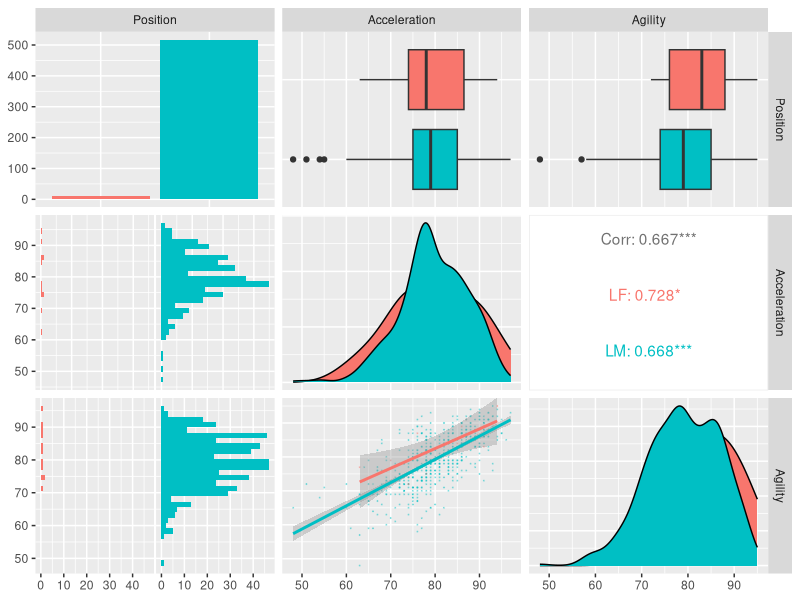
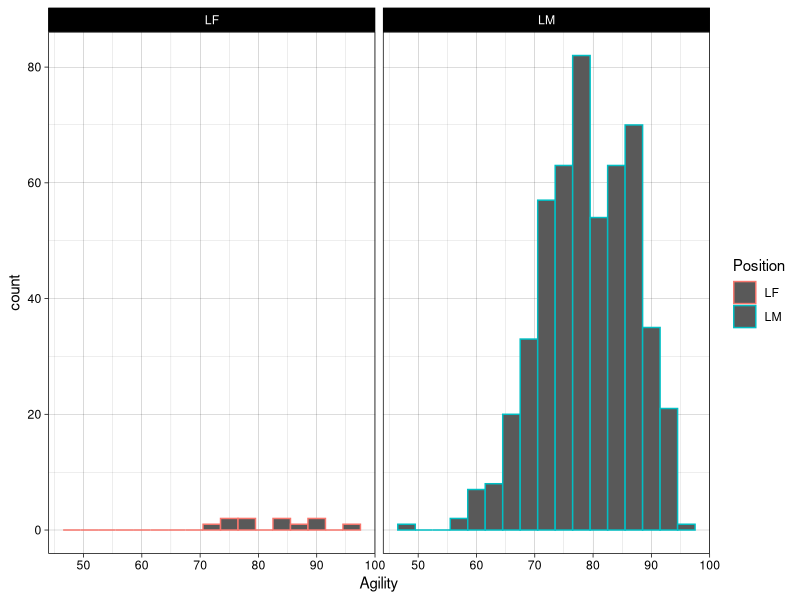

R code for these plots, in order:
## ---- chunk 1
knitr::opts_chunk$set(echo = TRUE)
## ---- chunk 2

#####Libraries#######
#####################
library(dplyr)      
library(tidyr)      
library(GGally)
library(ggplot2)
#####################
## ---- chunk 3
#####################
#   Question 1, R   #
#####################

#Using the FIFA player data set, filter the data set to create a dataframe that has just the Left Midfielders (LM) and Left Forwards #(LF).  

#Read in data and check it
playerDat <- read.csv("players.csv")
head(playerDat)
#View(playerDat)

#Use dplyr functions to create a data frame with LM and LF
dfQ1 <- playerDat %>% filter(playerDat$Position=="LM" | playerDat$Position =="LF" )

#Examine and make sure everything is correct
dfQ1
## ---- chunk 4
#####################
#   Question 2, R   #
#####################

#Use Ggally and ggpairs() and the dataset you created above above, to plot the categorical variable Position (LM and LF), versus the continuous variables Acceleration and Agility.  

#Create new df from question 1 df, filter by position and accleration #and agility
dfQ2 <- dfQ1 %>% select(Position,Acceleration,Agility)

#Look to see if dpylr worked correctly
dfQ2 

#Plot it
(dfQ2)

dfQ2 %>% ggpairs(., mapping = ggplot2::aes(colour=Position),lower = list(continuous = wrap("smooth", alpha = 0.3, size=0.1)))
        
        
## ---- chunk 5
#Your client would like to formally test if the mean agility rating of left midfielders is different than that of #the left forwards.  Perform a 6 – step t-test to test for the difference in these means.  (You may skip step 2 #(draw and shade) if you like.  If you are unfamiliar with the 6-step hypothesis test, see Stat 1 slides or the #Bridge Course to review the 6-step hypothesis test.)

#####################
#   Question 4, R   #
#####################

#Live session questions
#Slide 9, CI question
data1 <- c(25,19,37,29,40,28,31)
xbar <-mean(data1)
me<-2.447*(7.08/sqrt(7))
xbar-me
xbar+me
sd(data1)
t <- ((xbar-21)/(sd(data1)/sqrt(7)))
t
pt(t,6)

#checking
t.test(x=data1, mu=21, conf.level=0.95)
2*pt(3.309315, 6, lower=FALSE)



#Extract position data and agility data

dfQ3 <- dfQ2 %>% select(Position,Agility)
dfQ32 <- dfQ2 %>% select(Position,Agility)

#Test df
dfQ3

#Collect means on each position (LF first)
LFmean <- dfQ3 %>% filter(dfQ3$Position =="LF") %>% select(Agility)


#Mean on LM, need to create a new variable for LM data since lines 100-102 ate LM data
LMmean <- dfQ32 %>% filter(dfQ3$Position =="LM") %>% select(Agility)


#Now actually run test
t.test(LFmean, LMmean)

##Looks like FTR

## ---- chunk 6

#Are the assumptions of this test reasonably met?  If you have not had Stat 1, simply create a histogram of the agility scores for both groups (LM and LF) and given what you know about the CLT, comment on if you believe the sampling distribution of sample means (of your sample size) will be reasonably normal.  In addition, does there look like there is significant visual evidence to suggest the standard deviations are different? ….. If you have had Stat 1, create the plots listed above (and any other plots you might prefer) and be prepared to be a teacher and teach what you know about the assumptions of the t-test and if those are assumption are reasonably met here.



#####################
#   Question 5, R   #
#####################



p <- ggplot(data = dfQ3, aes(x = Agility,color=Position)) + geom_histogram(binwidth = 3)
p + facet_wrap(~Position)+theme_linedraw()

sd(LMmean$Agility)
sd(LFmean$Agility)




